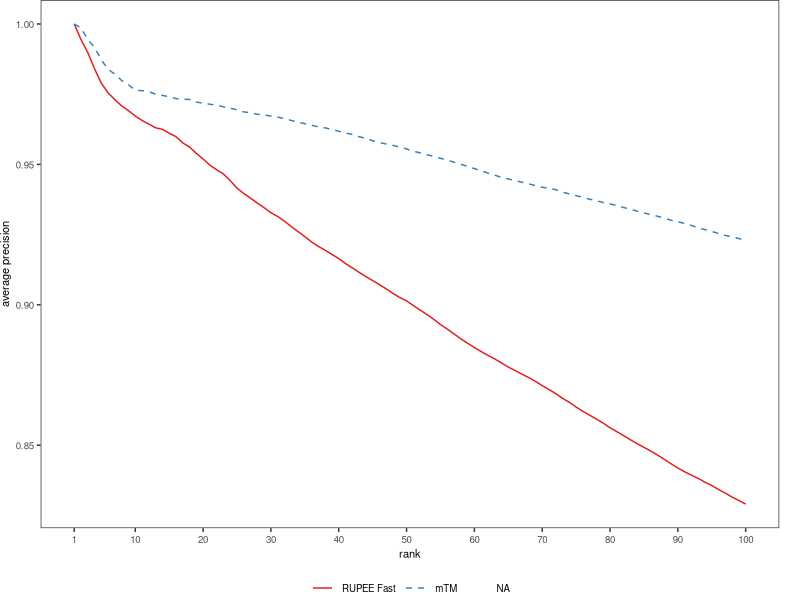

Here is the R script that generated this plot:

# variable
# 1. factor levels
# 2. x scale 

library(ggplot2)
library(plyr)

# clear environment
rm(list = ls())

# read in data file
df <- read.csv('precision.txt')

# reorder factor levels
df$app <- factor(df$app, levels = c('RUPEE', 'RUPEE Fast', 'mTM'))
    
ggplot(df, aes(n, level_precision, group = app, color = app, linetype = app)) +

    # geoms
    geom_line(
        size = rel(0.5)
    ) + 

    # scales
    scale_color_manual(
        values = c("#e41a1c", "#377eb8", "#4daf4a")
    ) + 
    scale_linetype_manual(
        values = c("solid","dashed","dotted")
    ) + 
    scale_x_continuous(
        limits = c(1, 100),
        breaks = c(1, seq(10, 100, by = 10))
        #limits = c(1, 50),
        #breaks = c(1, seq(5, 50, by = 5))
    ) + 
    
    # guides
    guides(color = guide_legend(override.aes = list(size = rel(0.5)))) + 

    # axis labels
    labs(
         x = 'rank', 
         y = 'average precision'
    ) + 
    
    # default theme 
    theme_bw() +

    # default override
    theme(
        plot.title = element_text(size = 8),
        plot.margin = margin(0,15,0,0), 

        panel.grid = element_blank(),
        
        axis.text = element_text(size = 7), 
        axis.title = element_text(size = 8), 
        
        legend.text = element_text(size = 7),
        legend.title = element_blank(), 
        legend.position = 'bottom',
        legend.direction = 'horizontal',
        legend.margin = unit(0,'mm')
    ) 

ggsave('precision.eps', width = 3, height = 2.5)
